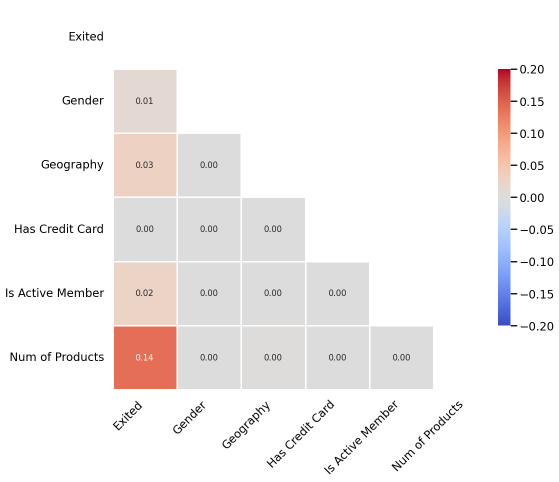
#> input picture Bank Customer Churn Prediction/images/heatmap_corr_categorical_corner.png, 1118 x 963 px (shown at 1/2 size)
$ python -i eda.py   (imports and definitions only)
#> lines starting #> are read from the running program, lines starting #| are printed output that depends on the picture
# Libraries to help with reading and manipulating data


image_dir = '../images'

import math

from scipy.stats import chisquare
from collections import Counter
from pprint import pprint

import statsmodels.api as sm # for qqplot
from scipy.stats import zscore # outliers
import scipy.stats as stats

import pandas as pd
import numpy as np


# libaries to help with data visualization
import matplotlib.pyplot as plt
import seaborn as sns
# [1 line not run here, left out]

# Library to split data
from sklearn.model_selection import train_test_split

# Libraries to build decision tree classifier
from sklearn.tree import DecisionTreeClassifier
from sklearn import tree

# To tune different models
from sklearn.model_selection import GridSearchCV

# To perform statistical analysis
import scipy.stats as stats

# To get diferent metric scores
from sklearn.metrics import (
    f1_score,
    accuracy_score,
    recall_score,
    precision_score,
    confusion_matrix,
    ConfusionMatrixDisplay,
    make_scorer,
)

# Library to suppress warnings or deprecation notes
import warnings
# [1 line not run here, left out]


def camel_to_spaces(s):
    return re.sub(r'([a-z])([A-Z])', r'\1 \2', s)


# [90 lines left out: functions make_data_dictionary, get_anomalous_values, feature_engineering, data_preprocessing, correct_anomalous_values, show_null_columns, not called in this run]

def get_memory_usage(df):
  return df.memory_usage(deep=False).sum()/1024

# [104 lines left out: functions get_summary_info, get_describe_tables, round_num, null_text_info, convert_dtypes, duplicated_text_info and 1 more, not called in this run]


def recommendations(data, ddict_str):
  recommend_category = data.columns[data.select_dtypes(exclude=['category']).nunique()<=10].tolist()

  print('Recommendations:\n'+'-'*120)
  print('Convert to category: ')
  print('type_conv =')
  pprint({r: 'category' for r in recommend_category})

  cat_orders = {}
  convert_to_int = lambda x: int(x) if type(x) == str and x.isdigit() else x
  import re
  pattern = r'\b\d+-[A-Za-z]+\b'
  ddict = {k: v for k, v in [a.split(": ") for a in ddict_str.split('\n')]}
  for k, v in ddict.items():
    if v.count('-') > 1:
      matches = re.findall(pattern, v)
      values = [convert_to_int(m.split('-')[0].strip()) for m in matches]
      cat_orders[k] = values
  print('cat_orders = ')
  pprint(cat_orders)

  single_value_columns = data.nunique()[data.nunique()==1].index.tolist()
  possible_id_columns = data.nunique()[data.nunique()==data.shape[0]].index.tolist()
  print('drop_cols =', single_value_columns,'+', possible_id_columns)
  print('-'*120)


# [7 lines left out: function modify_data, not called in this run]


def create_info(data, positive_cols=[], drop_cols=[], type_conv={},
                  feature_info={}, modify_dict={}, ddict_str="", cat_orders={}):
  mkdown_name = "info_dataframes.md"
  recommendations(data, ddict_str)
  modify_data(data, modify_dict = modify_dict)
  text = get_text_info(data)
  mkdf = []
  mkdf.append(make_data_dictionary(data, ddict_str))
  mkdf.append(get_summary_info(data))
  mkdf.append(show_null_columns(data))
  data, t_preprocessing = data_preprocessing(data, positive_cols=positive_cols,
                                            type_conv=type_conv,
                                             feature_info=feature_info,
                                             drop_cols = drop_cols)
  for k, v in cat_orders.items():
    data[k] = pd.Categorical(data[k], categories=v, ordered=True)
  mkdf.append(make_data_dictionary(data, ddict_str))
  mkdf.append(get_summary_info(data))
  mkdf.append(show_null_columns(data))
  text += '\n\n' + t_preprocessing
  print(text)
  mkdf.extend(get_describe_tables(data))
  with open(mkdown_name, "w") as f:
    f.write(text)
    f.write("\n\n")
    for i, d in enumerate(mkdf, start=1):
      display(d)
      f.write(d.to_markdown())
      f.write("\n\n")
  print(f'Information is written to {mkdown_name}')
  return data


# [904 lines left out: functions is_categorical_data_uniform, categorical_countplot, univariate_categorical_info, univariate_categorical, modify_varname, histplot_boxplot and 25 more, not called in this run]

def create_info_conduct_eda(data, positive_cols=[], drop_cols=[], type_conv={},
                  feature_info={}, modify_dict={}, ddict_str="", cat_orders={}, to_plot = False):
  data = create_info(data, positive_cols = positive_cols,
                        type_conv = type_conv,
                        feature_info = feature_info,
                  modify_dict = modify_dict,
                            drop_cols = drop_cols, ddict_str = ddict_str, cat_orders=cat_orders)

  data, categorical_cols, numerical_cols, palette_dict_cat, colors_dict_num = get_numerical_categorical_info(data)

  if to_plot:
    missing_data_cols = [c.split(" (missing)")[0] for c in data.columns if '(missing)' in c]
    for c in missing_data_cols:
      data[f'{c} (missing)'] = data[f'{c} (missing)'].fillna('Unknown')
      data[f'{c} (missing)'] = pd.Categorical(data[f'{c} (missing)'], categories=['Unknown']+ cat_orders[c], ordered=True)
    plot_all_univariate(data, categorical_cols, numerical_cols, palette_dict_cat, colors_dict_num)
    categorical_cols = [c for c in categorical_cols if c not in missing_data_cols]
    numerical_cols = [c for c in numerical_cols if c not in missing_data_cols]
    data_drop_extra = data.drop(missing_data_cols, axis = 1)
    plot_all_bivariate(data_drop_extra, categorical_cols, numerical_cols, palette_dict_cat)

  return data

>>> import cv2
>>> picture = cv2.imread('../Bank Customer Churn Prediction/images/heatmap_corr_categorical_corner.png', cv2.IMREAD_GRAYSCALE)
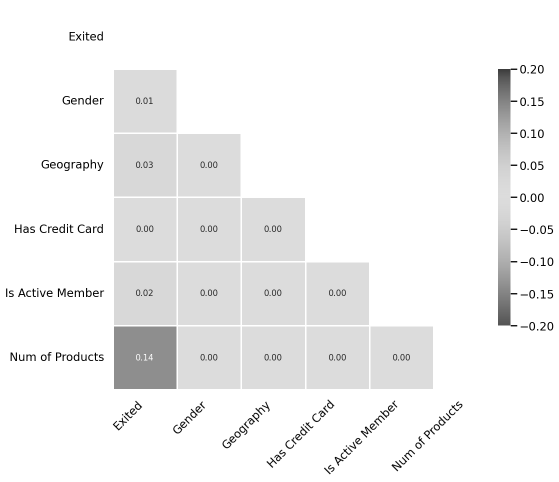
#> picture: shape (963, 1118) (shown at 1/2 size); min 0, max 255, mean 242.2
>>> result = create_info_conduct_eda(picture)
#> (the run stopped early here; a loop or call above may not have finished)

$ run again, on Bank Customer Churn Prediction/images/heatmap_corr_numeric_corner.png
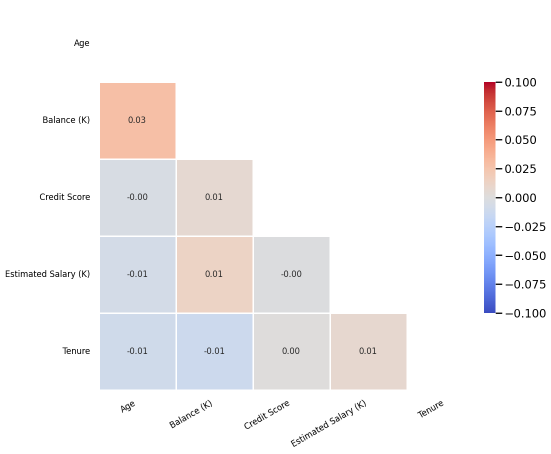
#> input picture Bank Customer Churn Prediction/images/heatmap_corr_numeric_corner.png, 1102 x 908 px (shown at 1/2 size)
#> `picture = cv2.imread('../Bank Customer Churn Prediction/images/heatmap..`:
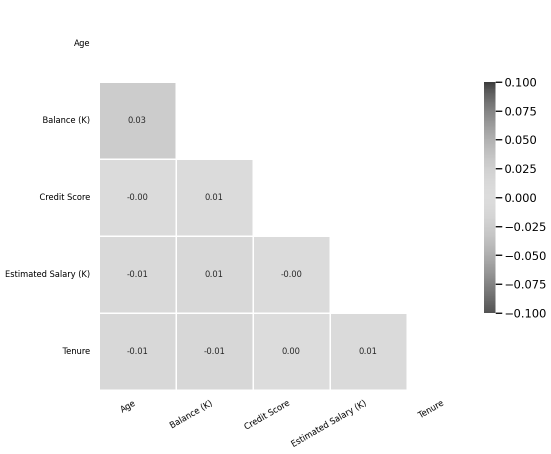
#> picture: shape (908, 1102) (shown at 1/2 size); min 0, max 255, mean 243.3

$ run again, on Bank Customer Churn Prediction/images/heatmap_corr_numeric_square.png
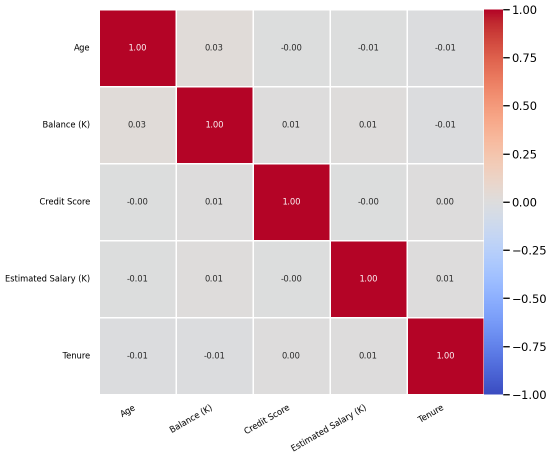
#> input picture Bank Customer Churn Prediction/images/heatmap_corr_numeric_square.png, 1103 x 917 px (shown at 1/2 size)
#> `picture = cv2.imread('../Bank Customer Churn Prediction/images/heatmap..`:
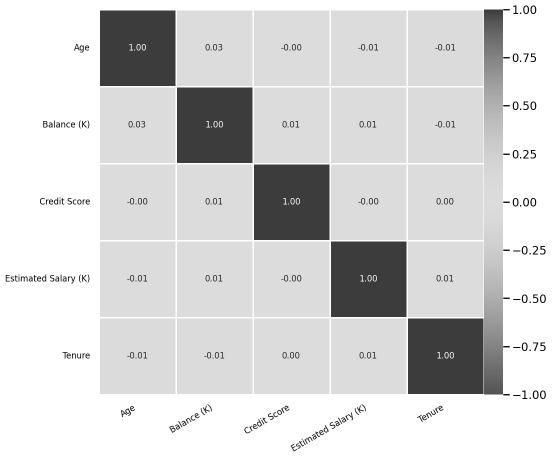
#> picture: shape (917, 1103) (shown at 1/2 size); min 0, max 255, mean 212.7

$ run again, on Bank Customer Churn Prediction/images/heatmap_heatmap_all_corner.png
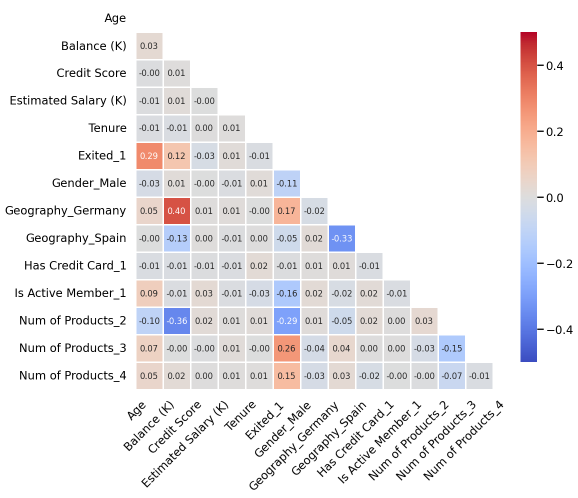
#> input picture Bank Customer Churn Prediction/images/heatmap_heatmap_all_corner.png, 1156 x 995 px (shown at 1/2 size)
#> `picture = cv2.imread('../Bank Customer Churn Prediction/images/heatmap..`:
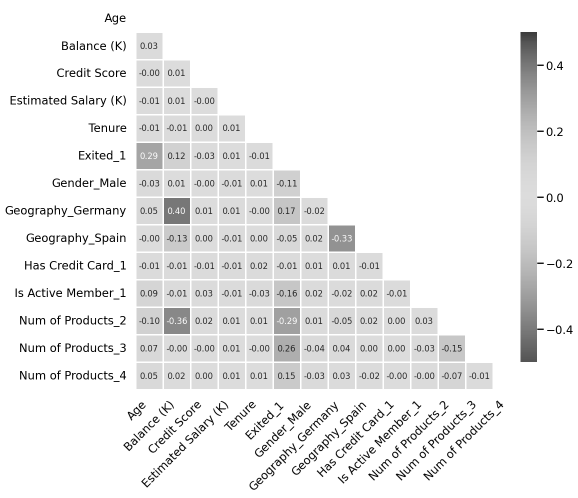
#> picture: shape (995, 1156) (shown at 1/2 size); min 0, max 255, mean 237.4
